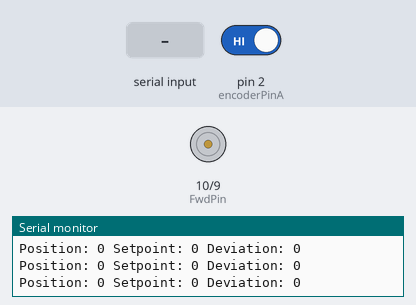
A sketch run on a simulated Arduino Uno, built with avr-gcc and run on an emulated ATmega328P. Parts: motor-driver pin pairs drawn as motors (green arrow = first pin HIGH = forward, orange = second pin HIGH = backward, longer = more drive), the last lines printed to the serial monitor. The test bench sets the inputs (shaded band); at power-on: pin 2 (encoderPinA) HIGH.

Above: at 1.2 s.
1.3 s: "90,45\n" received over Serial
At 2.2 s:
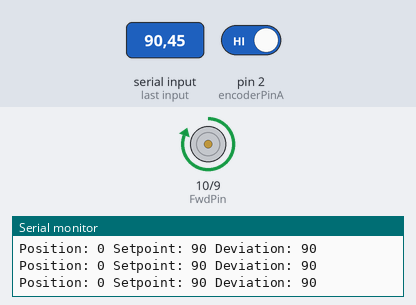
2.8 s: "5\n" received over Serial
At 3.3 s:
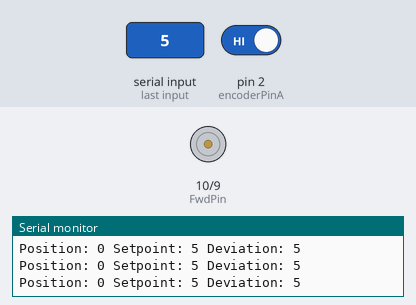
4.3 s: "30,150\n" received over Serial
At 5.6 s:
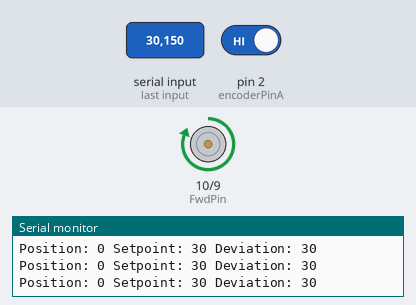
Timing chart, 0 to 7.3 s (numbered marks = the images above; inputs shaded):
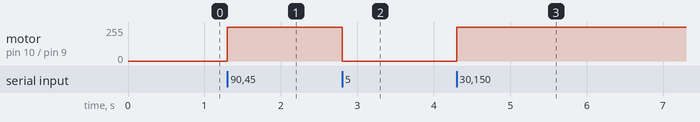

Measured:
- after the input at 1.3 s, motor on pin 10 (FwdPin) / pin 9 (BwdPin): stopped → forward 255/255 at once
- after the input at 2.8 s, motor on pin 10 (FwdPin) / pin 9 (BwdPin): forward 255/255 → stopped at once
- after the input at 4.3 s, motor on pin 10 (FwdPin) / pin 9 (BwdPin): stopped → forward 255/255 at once

The sketch:

GotoPositionPregulatorL298N.ino
```cpp
#include <util/atomic.h>

const int FwdPin = 10;             // Forward Motor Pin
const int BwdPin = 9;              // Backward Motor Pin
const int acceptedDeviation = 12;   // Accepted deviation for stopping the motor

const int encoderPinA = 2;
const int encoderPinB = 3;

volatile long interruptPosition = 0;  // Specify position as volatile
long position = 0;
long setpoint = 0;
unsigned long currentMillis, previousMillis = 0;
bool newSetpointReceived = false;

void setup() {
  Serial.begin(115200);
  pinMode(encoderPinA, INPUT);
  pinMode(encoderPinB, INPUT);
  pinMode(FwdPin, OUTPUT);
  pinMode(BwdPin, OUTPUT);
  attachInterrupt(digitalPinToInterrupt(encoderPinA), readEncoder, RISING);
}

void loop() {
  currentMillis = millis();
  ATOMIC_BLOCK(ATOMIC_RESTORESTATE) {
    position = interruptPosition;
  }

  if (Serial.available() > 0) {
    String input = Serial.readStringUntil('\n');
    if (input.length() > 0) {
      setpoint = input.toInt();
      newSetpointReceived = true;
      Serial.print("Setpoint: ");
      Serial.println(setpoint);
    }
  }

  if (currentMillis - previousMillis >= 70) {
    Serial.print("Position: ");
    Serial.print(position);
    Serial.print(" Setpoint: ");
    Serial.print(setpoint);
    Serial.print(" Deviation: ");
    Serial.println(abs(position - setpoint));
    previousMillis = currentMillis;
  }

  if (newSetpointReceived) {
    setForwardOrBackward();
  }
}

void setForwardOrBackward() {
  int deviation = abs(position - setpoint);
  if (deviation < acceptedDeviation) {
    digitalWrite(BwdPin, LOW);  // Stop
    digitalWrite(FwdPin, LOW);
  } else if (position < setpoint) {
    digitalWrite(FwdPin, HIGH);  // Move Forward
    digitalWrite(BwdPin, LOW);
  } else {
    digitalWrite(BwdPin, HIGH);  // Move Backward
    digitalWrite(FwdPin, LOW);
  }
}

void readEncoder() {
  int encoderB = digitalRead(encoderPinB);
  if (encoderB > 0) {
    interruptPosition++;
  } else {
    interruptPosition--;
  }
}
```
